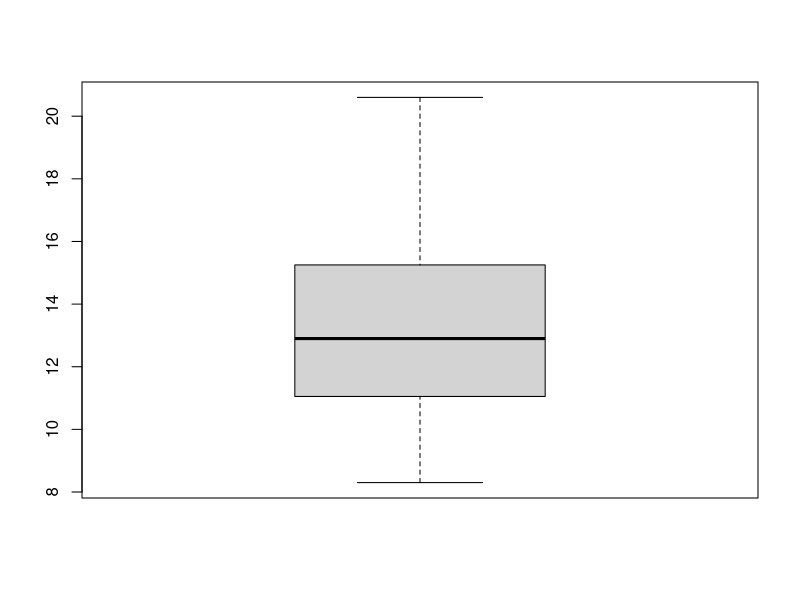
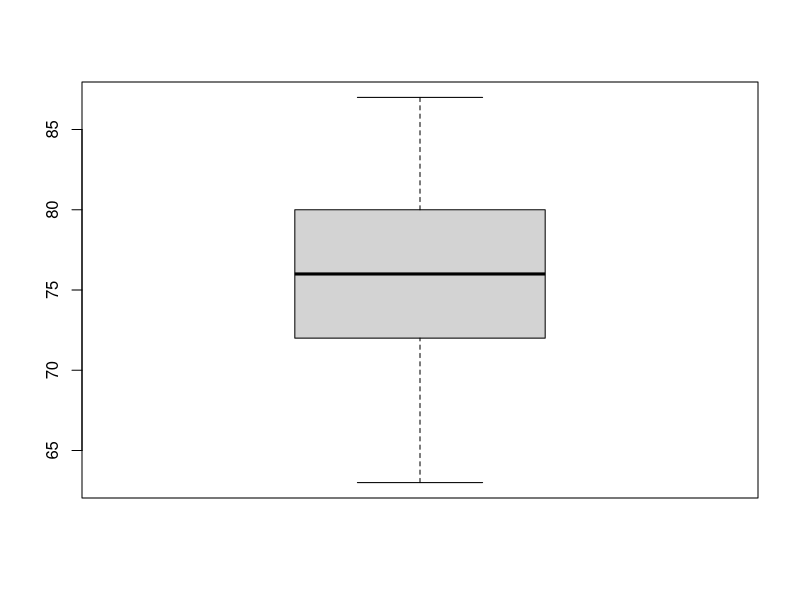
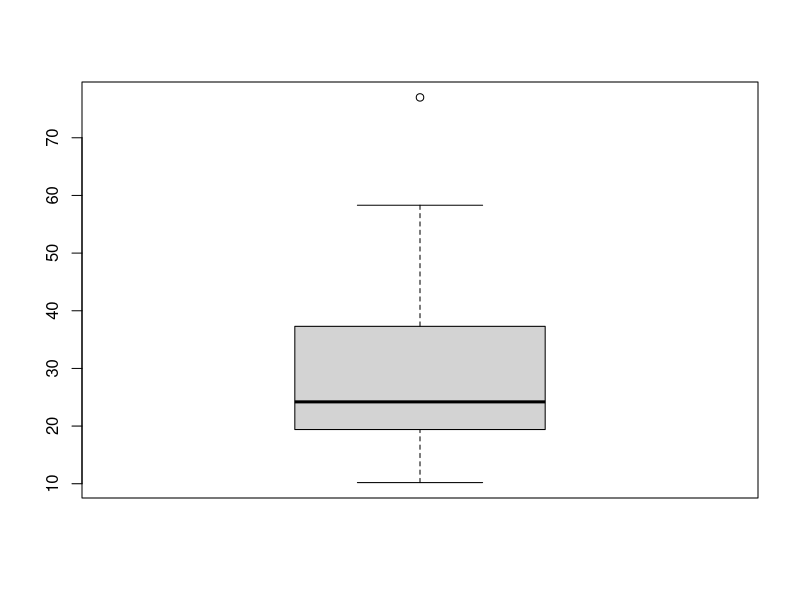
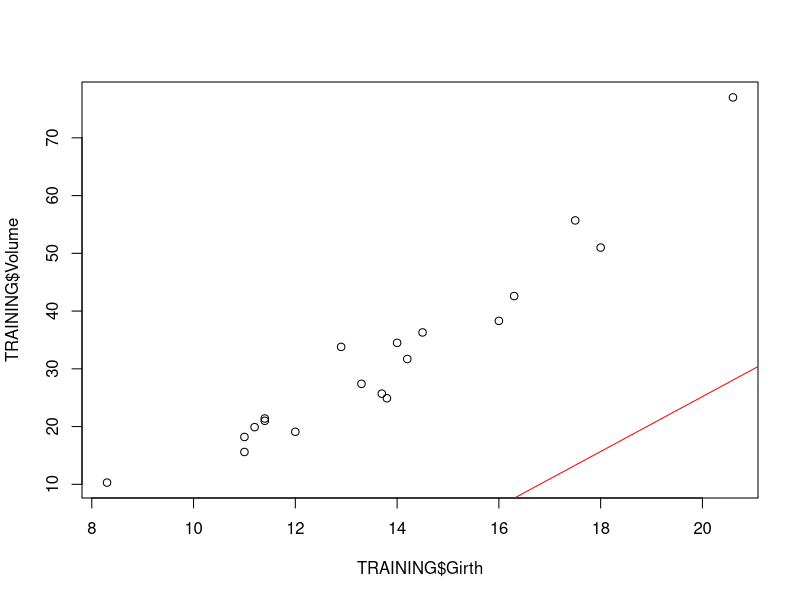
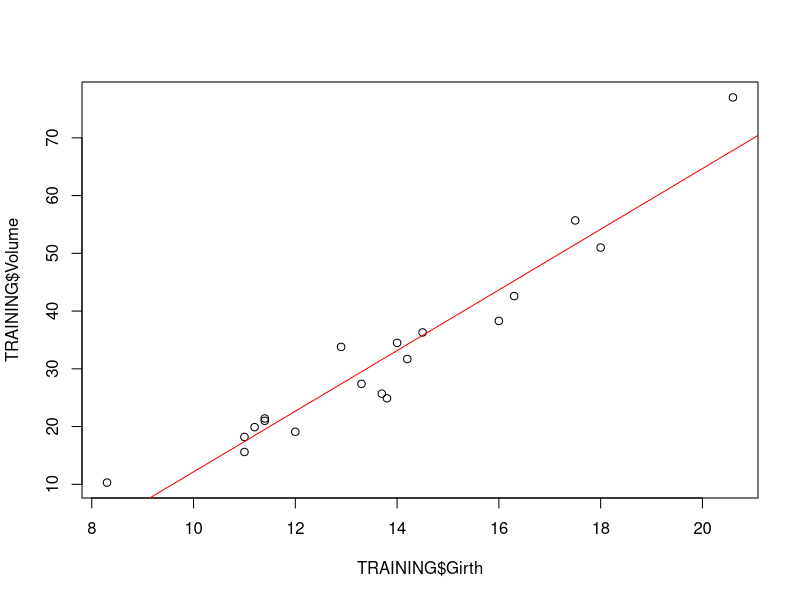

These charts were generated, in order, by the following R code:

# GETTING DATA
DATA=trees


# DATA VIEWING
str(DATA)
summary(DATA)
is.na(DATA)
(DATA[!complete.cases(DATA),])


# DATA CLEANING AND PREPARATION
{
data=DATA
{
  count=0
  for(i in 1:ncol(data))
  {
    if((class(data[,i])=='numeric')||(class(data[,i])=='integer'))
    {
      if((min(data[,i],na.rm=T))==quantile(data[,i],0.25,na.rm=T)||quantile(data[,i],0.25,na.rm=T)==quantile(data[,i],0.5,na.rm=T)||quantile(data[,i],0.5,na.rm=T)==quantile(data[,i],0.75,na.rm=T)||quantile(data[,i],0.75,na.rm=T)==quantile(data[,i],1,na.rm=T))
      {
        data[,i]=factor(data[,i])
        print(paste(names(data[i]),": CHANGED TO FACTOR"))
        count=count+1
      }else{
        data[,i]=data[,i]
        print(paste(names(data[i]),": IS REAL NUMBER"))
      }
    }else if((class(data[,i])=='factor')){
      print("ALREADY IN FACTOR")
    }else{
      print("NOT NUMERIC")
    }
  }
  print(paste("**** NO. OF ATTRIBUTES ARE COVERTED TO FACTOR:",count ,"****"))
}
DATA=data
}
summary(DATA)

# DIMENSIONALITY REDUCTION

DATACLEANED=DATA

# IMPUTING OUTLIERS AND FEEDING NAs TO THEM
{
OUTLIERS=NULL
for (i in 1:ncol(DATACLEANED))
{
  if(class(DATACLEANED[,i])=='numeric'||class(DATACLEANED[,i])=='integer')
  {
    if (length((boxplot(DATACLEANED[,i])$out))==0)
    {
      print ('NO OUTLIERS')
    }else {
      print ('OUTLIERS')
      OUTLIERS=boxplot(DATACLEANED[,i], plot=FALSE)$out
      DATACLEANED[which(DATACLEANED[,i] %in% OUTLIERS),i]=NA
      OUTLIERS=NULL
    }
  }else{
    print ("NOT NUMERIC")
  }
}
}
summary(DATACLEANED)
DATANOOUTLIER=DATACLEANED





# DATA SUBSETTING AND PREPARATION
set.seed(1234)
ind=sample(2,nrow(trees),replace=T,prob=c(0.6,0.4))
TRAINING=trees[ind==1,]
TESTING=trees[ind==2,]

# CREATING DECISION TREE MODEL
MODEL=lm(Volume~.,data=TRAINING)
summary(MODEL)

# PLOTTING MODEL
p=plot(TRAINING$Girth,TRAINING$Volume)
abline(MODEL,col='red')

# CREATING MODEL FOR SIGNIFICANT COLUMN
MODEL=lm(Volume~Girth,data=TRAINING)
summary(MODEL)

# PLOTTING MODEL AGAIN FOR SIGNIFICANT COLUMN
q=plot(TRAINING$Girth,TRAINING$Volume)
abline(MODEL,col='red')

# PREDICTION
summary(trees)
PREDICTION=predict(MODEL,TESTING)
DIFFERENCE=abs(TESTING[,3]-PREDICTION)
ERROR_PERCENTAGE=DIFFERENCE/TESTING[,3]*100
ACCURACY_PERCENTAGE=100-ERROR_PERCENTAGE
(cbind(ACTUAL=TESTING[,3],PREDICTED=PREDICTION,ERROR=DIFFERENCE,ERROR_PERCENTAGE,ACCURACY_PERCENTAGE))

mean(ACCURACY_PERCENTAGE)


# CROSS VALIDATION
table(PREDICTION,TESTING[,2])
# CHECKING ACCURACY PERCENTAGE
(ACCURACY=PREDICTION/TESTING[3]*100) 
mean(ACCURACY[,1])
(mean(TESTING[,3])-mean(PREDICTION))/mean(TESTING[,3])*100

